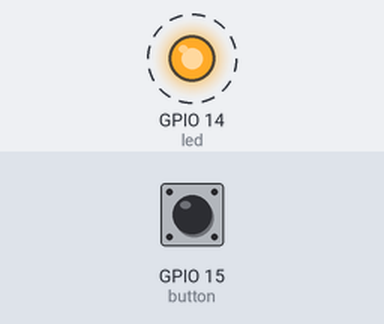
The program below on a simulated Raspberry Pi (BCM pin numbers). Shown: output pins drawn as LEDs (lit = HIGH). Dashed ring = blinking. The test bench sets the inputs (shaded band); at power-on: GPIO 15 (button) LOW. Camera commands give no picture and take their timeout (5 s if none is given; 1 s for webcam tools); the run ends when the program shuts the computer down; what the program prints to the terminal is not drawn. At 1.3 s the program puts the board to deep sleep or switches it off; the recording ends there.

Above: at 1.26 s.
1.3 s: GPIO 15 (button) pulled HIGH for 0.15 s
Timing chart, 0 to 1.3 s (numbered marks = the images above; inputs shaded):
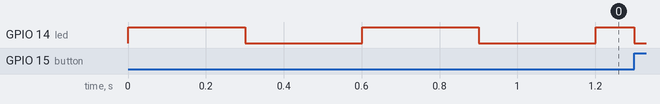

Measured:
- by itself, GPIO 14 (led): alternates HIGH for 0.30 s and LOW for 0.30 s

The program:

timelapse-pi.py
```python
# Timelapse-Pi
# A backpack-mounted all-day timelapse project with the Raspberry Pi Zero
# Author: Matthew Timmons-Brown (The Raspberry Pi Guy)
# 19/03/2017

import time
import os
import subprocess
from gpiozero import PWMLED, Button

path = "/home/pi/timelapse-pi/images/img"
pic_count = 0
shutdown = ["sudo", "shutdown", "now"]

rate = "1000"

led = PWMLED(14, True, 0, 100)
button = Button(15, False, None, 3, False)

def starting_flash(light):
	light.blink(0.3, 0.3, 0, 0, 5, False)
	light.on()

def off_pulse(light):
	light.pulse(0.5, 0.5, 3, False)

def when_held():
	off_pulse(led)
	subprocess.call(shutdown)

def take_pic(output_path):
	subprocess.call(["raspistill", "-vf", "-q", "100", "-t", rate, "-o", output_path])

button.when_held = when_held

def main():
	stop = False
	pic_count = 0

	while True:
		starting_flash(led)
		button.wait_for_press(None)
		led.off()
		stop = False
		while not stop:
			new_path = (path + "%s.jpg" % pic_count)
			while os.path.exists(new_path):
				pic_count += 1
				new_path = (path + "%s.jpg" % pic_count)
				print(new_path)

			take_pic(new_path)

if __name__ == "__main__":
	main()
```
